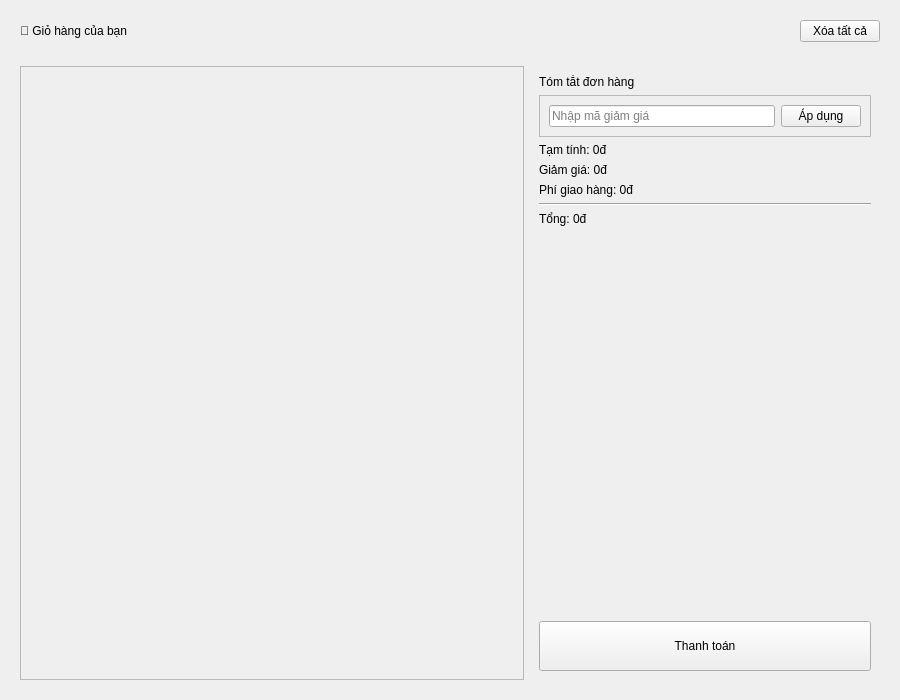
<?xml version="1.0" encoding="UTF-8"?>
<ui version="4.0">
 <class>CartWidget</class>
 <widget class="QWidget" name="CartWidget">
  <property name="geometry">
   <rect>
    <x>0</x>
    <y>0</y>
    <width>900</width>
    <height>700</height>
   </rect>
  </property>
  <property name="windowTitle">
   <string>Giỏ hàng</string>
  </property>
  <layout class="QVBoxLayout" name="mainLayout">
   <item>
    <widget class="QWidget" name="headerWidget" native="true">
     <layout class="QHBoxLayout" name="headerLayout">
      <item>
       <widget class="QLabel" name="titleLabel">
        <property name="text">
         <string>🛒 Giỏ hàng của bạn</string>
        </property>
       </widget>
      </item>
      <item>
       <spacer name="horizontalSpacer">
        <property name="orientation">
         <enum>Qt::Horizontal</enum>
        </property>
        <property name="sizeHint" stdset="0">
         <size>
          <width>40</width>
          <height>20</height>
         </size>
        </property>
       </spacer>
      </item>
      <item>
       <widget class="QPushButton" name="clearCartButton">
        <property name="text">
         <string>Xóa tất cả</string>
        </property>
       </widget>
      </item>
     </layout>
    </widget>
   </item>
   <item>
    <widget class="QWidget" name="contentWidget" native="true">
     <layout class="QHBoxLayout" name="contentLayout">
      <item>
       <widget class="QScrollArea" name="cartScrollArea">
        <property name="widgetResizable">
         <bool>true</bool>
        </property>
        <widget class="QWidget" name="cartScrollContents">
         <layout class="QVBoxLayout" name="cartItemsLayout"/>
        </widget>
       </widget>
      </item>
      <item>
       <widget class="QWidget" name="summaryWidget" native="true">
        <property name="maximumSize">
         <size>
          <width>350</width>
          <height>16777215</height>
         </size>
        </property>
        <layout class="QVBoxLayout" name="summaryLayout">
         <item>
          <widget class="QLabel" name="summaryTitleLabel">
           <property name="text">
            <string>Tóm tắt đơn hàng</string>
           </property>
          </widget>
         </item>
         <item>
          <widget class="QFrame" name="voucherFrame">
           <property name="frameShape">
            <enum>QFrame::StyledPanel</enum>
           </property>
           <layout class="QHBoxLayout" name="voucherLayout">
            <item>
             <widget class="QLineEdit" name="voucherLineEdit">
              <property name="placeholderText">
               <string>Nhập mã giảm giá</string>
              </property>
             </widget>
            </item>
            <item>
             <widget class="QPushButton" name="applyVoucherButton">
              <property name="text">
               <string>Áp dụng</string>
              </property>
             </widget>
            </item>
           </layout>
          </widget>
         </item>
         <item>
          <widget class="QLabel" name="subtotalLabel">
           <property name="text">
            <string>Tạm tính: 0đ</string>
           </property>
          </widget>
         </item>
         <item>
          <widget class="QLabel" name="discountLabel">
           <property name="text">
            <string>Giảm giá: 0đ</string>
           </property>
          </widget>
         </item>
         <item>
          <widget class="QLabel" name="deliveryFeeLabel">
           <property name="text">
            <string>Phí giao hàng: 0đ</string>
           </property>
          </widget>
         </item>
         <item>
          <widget class="Line" name="line">
           <property name="orientation">
            <enum>Qt::Horizontal</enum>
           </property>
          </widget>
         </item>
         <item>
          <widget class="QLabel" name="totalLabel">
           <property name="text">
            <string>Tổng: 0đ</string>
           </property>
          </widget>
         </item>
         <item>
          <spacer name="verticalSpacer">
           <property name="orientation">
            <enum>Qt::Vertical</enum>
           </property>
           <property name="sizeHint" stdset="0">
            <size>
             <width>20</width>
             <height>40</height>
            </size>
           </property>
          </spacer>
         </item>
         <item>
          <widget class="QPushButton" name="checkoutButton">
           <property name="text">
            <string>Thanh toán</string>
           </property>
           <property name="minimumSize">
            <size>
             <width>0</width>
             <height>50</height>
            </size>
           </property>
          </widget>
         </item>
        </layout>
       </widget>
      </item>
     </layout>
    </widget>
   </item>
  </layout>
 </widget>
 <resources/>
 <connections/>
</ui>
